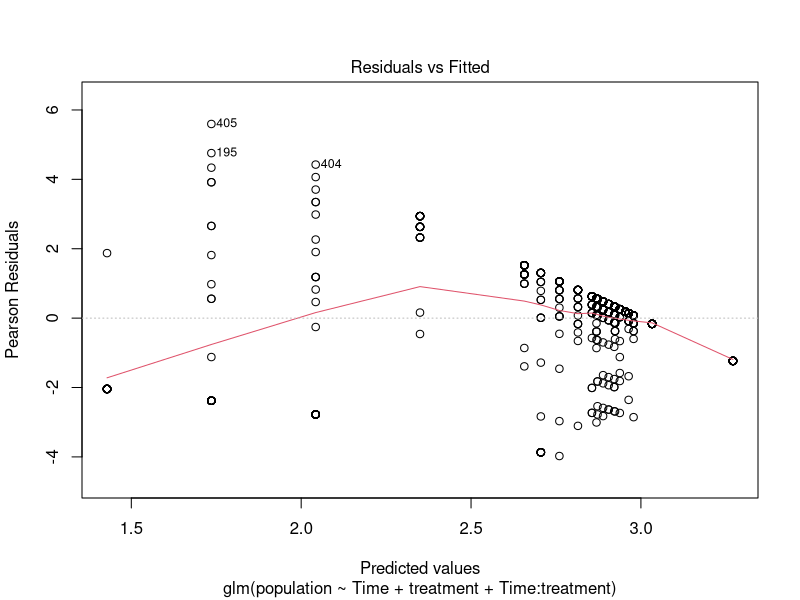
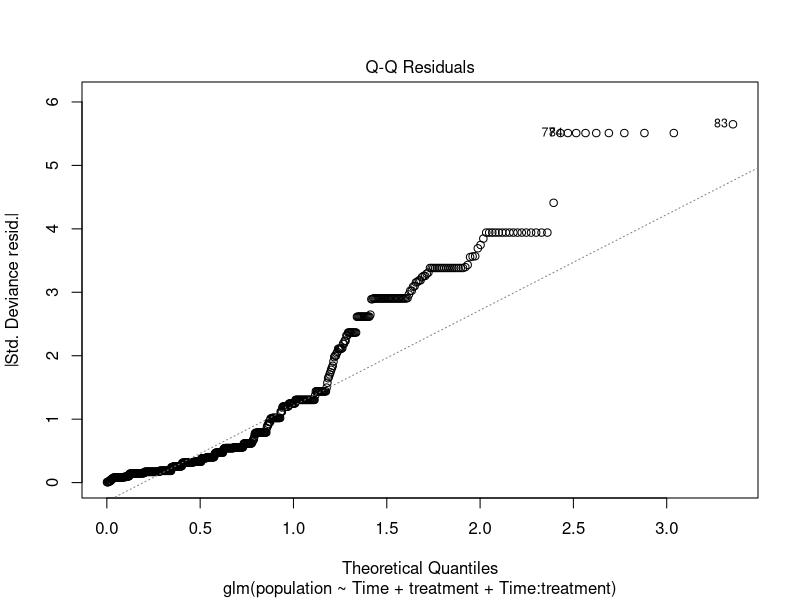
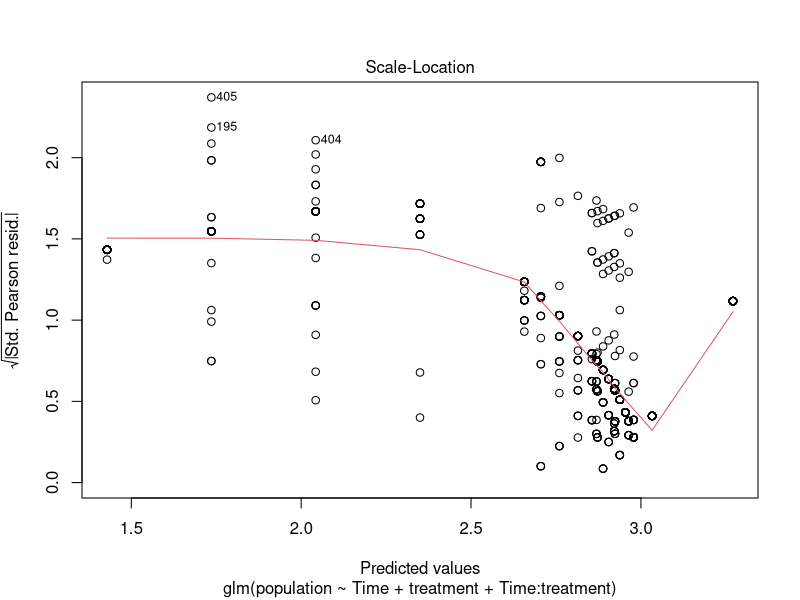
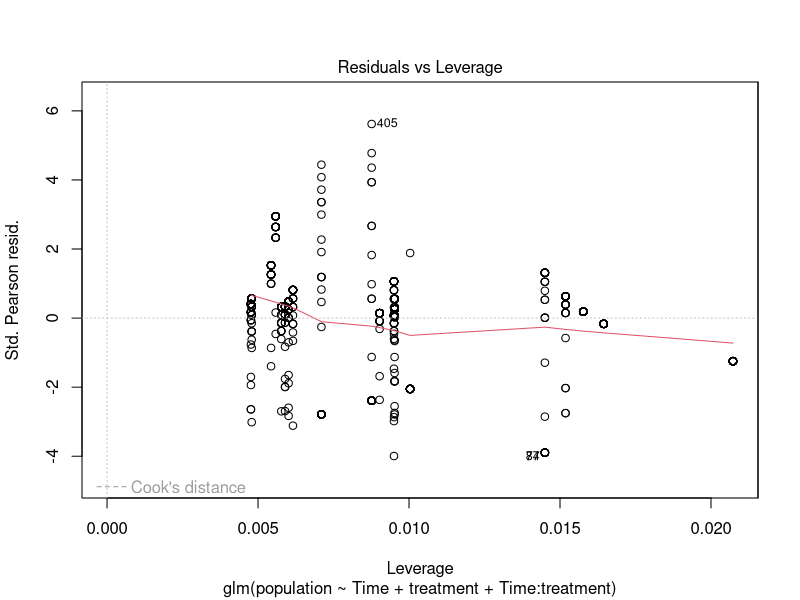
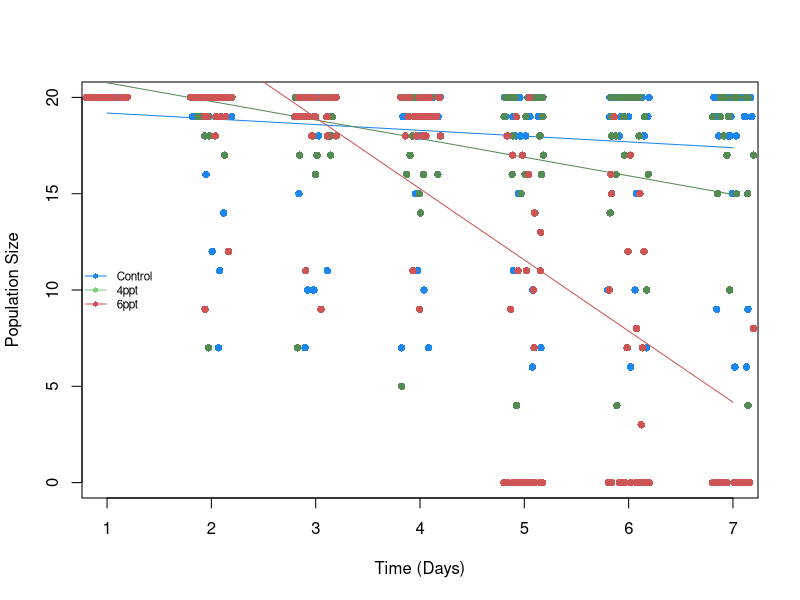
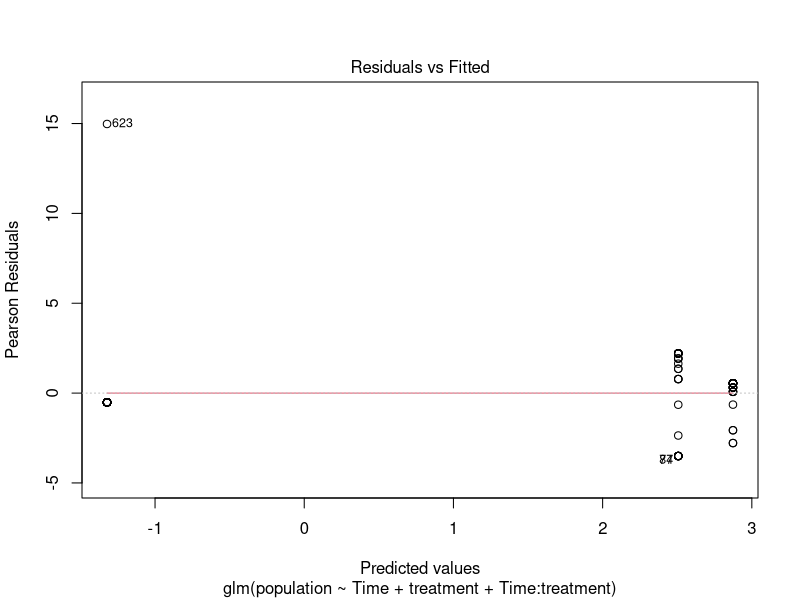
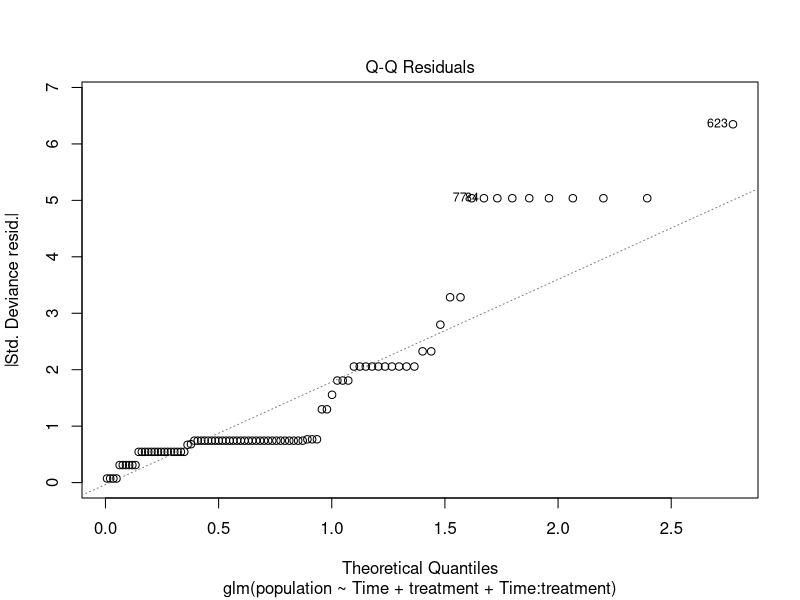
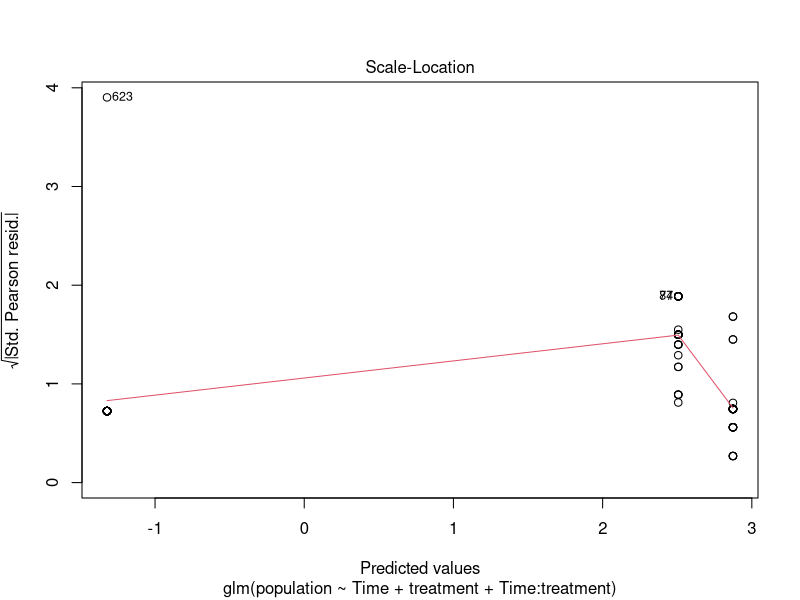

Source code (R) for these figures, in order:
## ---- chunk 1

total_embryo <- read.csv("./total_embryo.csv")


## ---- chunk 2

#Essentially I think just changing the colors of the regression graph, adding a boxplot of the means at t=7, labeling the x axis of regression graph, including anova data(?), and figuring out what literally the glm graphs mean.

          #Boxplot created, and I like the colors used. X-axis             labeled. Also ran a glm and anova on final time point



xrange = range(total_embryo$Time)

embryo_time_glm <- glm(population ~ Time + treatment + Time:treatment, data = total_embryo, family = "poisson")

summary(embryo_time_glm)
car::Anova(embryo_time_glm)
plot(embryo_time_glm)


plot(population ~ Time , data = total_embryo, type = "n", xlab= "Time (Days)", ylab = "Population Size", xlim = range(total_embryo$Time), ylim = range(total_embryo$population))

#Control points and regression line
points(population ~ jitter(Time), data = total_embryo, subset = treatment == "control",
       pch = 16, col = "dodgerblue2")
xrange = range(total_embryo$Time[total_embryo$treatment == "control"])
lines(xrange,
      predict(embryo_time_glm,
              newdata = data.frame(Time = range(total_embryo$Time), treatment =
              "control"), type = 'response'), col ="dodgerblue2",
              lty = 1)

#4ppt points and regression line
points(population ~ jitter(Time), data = total_embryo, subset = treatment == "4ppt",
       pch = 16, col = "palegreen4")
xrange = range(total_embryo$Time[total_embryo$treatment ==
                                   "4ppt"])
lines(xrange,
      predict(embryo_time_glm,
              newdata = data.frame(Time = range(total_embryo$Time), treatment =
              "4ppt"), type = 'response'), col = "palegreen4", lty = 1)

#6ppt points and regression line
points(population ~ jitter(Time), data = total_embryo, subset = treatment == "6ppt",
       pch = 16, col = "indianred3")
xrange = range(total_embryo$Time[total_embryo$treatment ==
                                   "6ppt"])
lines(xrange,
      predict(embryo_time_glm,
              newdata = data.frame(Time = range(total_embryo$Time), treatment =
              "6ppt"), type = 'response'), col = "indianred3", lty = 1)

#legend
legend('left', c('Control', '4ppt', '6ppt'), cex = .7, col = c('dodgerblue2', 'palegreen3', 'indianred3'), 
       pch = 16, lty = c(1, 1, 1), bty = 'n')

## ---- chunk 3

end_glm <- glm(population ~ Time + treatment + Time:treatment, data = total_embryo, subset = Time == "7", family = "poisson")
summary(end_glm)

car::Anova(end_glm)
plot(end_glm)

total_embryo$treatment <- factor(total_embryo$treatment, levels = c('control', '4ppt', '6ppt'))


boxplot(population ~ treatment, data = total_embryo, subset = Time== "7", xlab = "Treatment", ylab = "Population Size", col = c('dodgerblue2', 'palegreen3', 'indianred3'))


